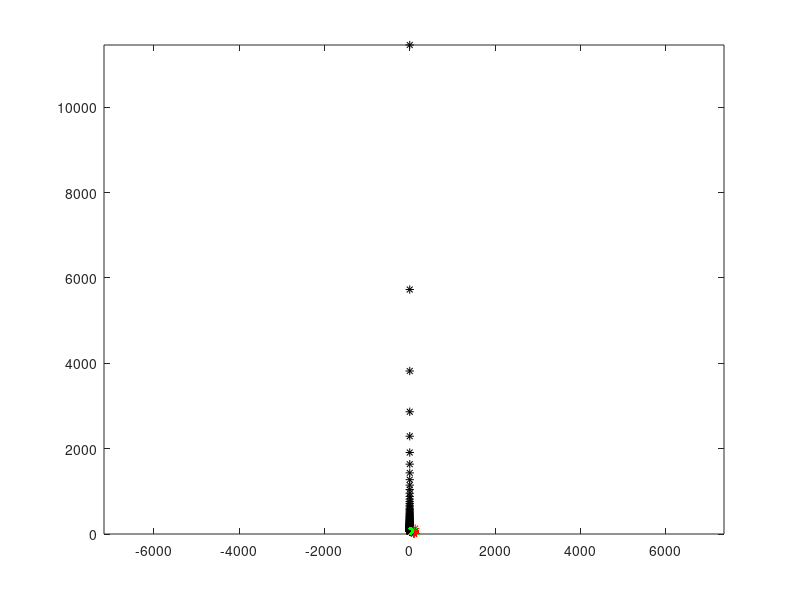

Reproduce this figure in MATLAB.
% 这个程序用来画90°大铰链的折弯轨迹
clear 
close
L=200;
x=0;
y=0;
for theta=1:1:180
THETA=theta*pi/180;
r=L/THETA;
Ox=x;
Oy=y+r;
Bx=x+r*sin(THETA);
By=y+r-r*cos(THETA);


plot(Ox,Oy,'k*');
hold on
plot(Bx,By,'r.');
hold on
if theta==90
    plot(Bx,By,'r*')
end


if theta/10==fix(theta/10)
for tt=0:THETA/100:THETA
    tx=x+r*sin(tt);
    ty=y+r-r*cos(tt);
    plot(tx,ty,'g.')
    
    if tt==(THETA-0)/2
            plot(tx,ty,'r*')
    end
end
end

end
axis equal
